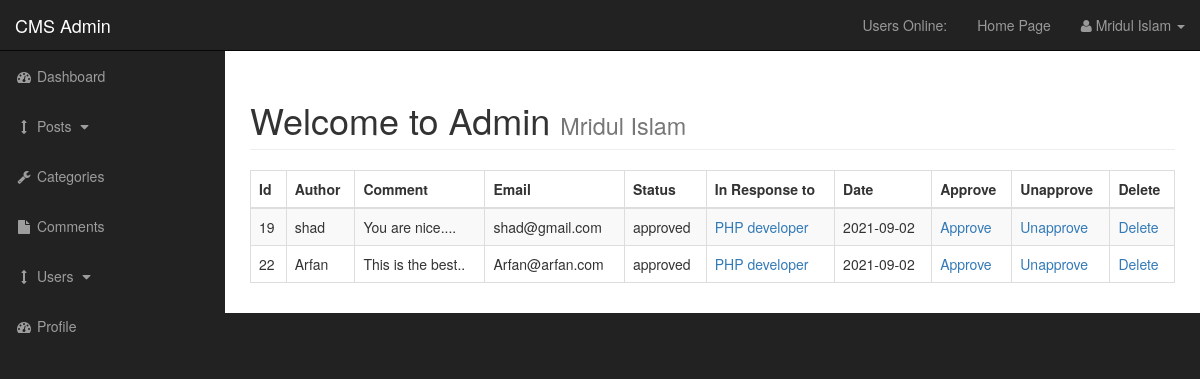
The app's page /admin/comments.php (signed in), older data.
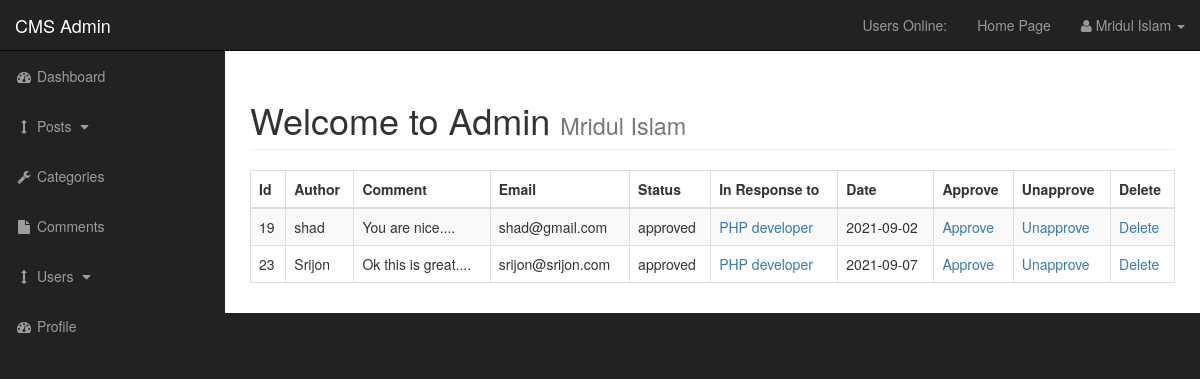
The same page, newer data.
### tables this page shows
CREATE TABLE `comments` (
  `comment_id` int(3) NOT NULL,
  `comment_post_id` int(3) NOT NULL,
  `comment_author` varchar(255) NOT NULL,
  `comment_email` varchar(255) NOT NULL,
  `comment_content` text NOT NULL,
  `comment_status` varchar(255) NOT NULL,
  `comment_date` date NOT NULL
);

CREATE TABLE `posts` (
  `post_id` int(3) NOT NULL,
  `post_category_id` int(3) NOT NULL,
  `post_title` varchar(255) NOT NULL,
  `post_author` varchar(255) NOT NULL,
  `post_user` varchar(255) NOT NULL,
  `post_date` date NOT NULL,
  `post_image` text NOT NULL,
  `post_content` text NOT NULL,
  `post_tags` varchar(255) NOT NULL,
  `post_comment_count` int(3) NOT NULL,
  `post_status` varchar(255) NOT NULL DEFAULT 'draft',
  `post_views_count` int(11) NOT NULL
);

### admin/includes/view_all_comments.php (the view, shortened to what this page needs)
<table class="table table-bordered table-hover table-striped table-responsive">
	<thead>
		<tr>
			<th>Id</th>
			<th>Author</th>
			<th>Comment</th>
			<th>Email</th>
			<th>Status</th>
			<th>In Response to</th>
			<th>Date</th>
			<th>Approve</th>
			<th>Unapprove</th>
			<th>Delete</th>
		</tr>
	</thead>
	<tbody>
		<?php
		$query = "SELECT * FROM comments";
		$comments_query_result = mysqli_query($connection, $query);
		while($row = mysqli_fetch_assoc($comments_query_result)){
			$comment_id      = $row['comment_id'];
			$comment_post_id = $row['comment_post_id'];
			$comment_author  = $row['comment_author'];
			$comment_email   = $row['comment_email'];
			$commnet_content = $row['comment_content'];
			$comment_status  = $row['comment_status'];
			$comment_date    = $row['comment_date'];
			echo "<tr>";
				echo "<td> {$comment_id} </td>";
				echo "<td> {$comment_author} </td>";
				echo "<td> {$commnet_content} </td>";
				echo "<td> {$comment_email} </td>";
				echo "<td> {$comment_status} </td>";
				$query = "SELECT * FROM posts WHERE post_id={$comment_post_id}";
				$select_post_id_query = mysqli_query($connection, $query);
				while ($row = mysqli_fetch_assoc($select_post_id_query)) {
					$post_id    = $row['post_id'];
					$post_title = $row['post_title'];
				}
				echo "<td><a href='../post.php?p_id={$post_id}'> {$post_title} </a></td>";
				echo "<td> {$comment_date} </td>";
				echo "<td><a href='comments.php?approve={$comment_id}'> Approve </a></td>";
				echo "<td><a href='comments.php?unapprove={$comment_id}'> Unapprove </a></td>";
				echo "<td><a rel='$comment_id' href='javascript:void(0)' class='delete_link'> Delete </a></td>";
			echo "</tr>";
		}
		?>
	</tbody>
</table>

Row changes from the older to the newer data that the page shows:
removed comments: comment_id "22", comment_author "Arfan", comment_content "This is the best..", comment_email "Arfan@arfan.com", comment_status "approved", comment_date "2021-09-02"
no longer on this page (row edited): posts: post_title "PHP developer"
added comments: comment_id "23", comment_author "Srijon", comment_content "Ok this is great....", comment_email "srijon@srijon.com", comment_status "approved", posts.post_title "PHP developer", comment_date "2021-09-07"
